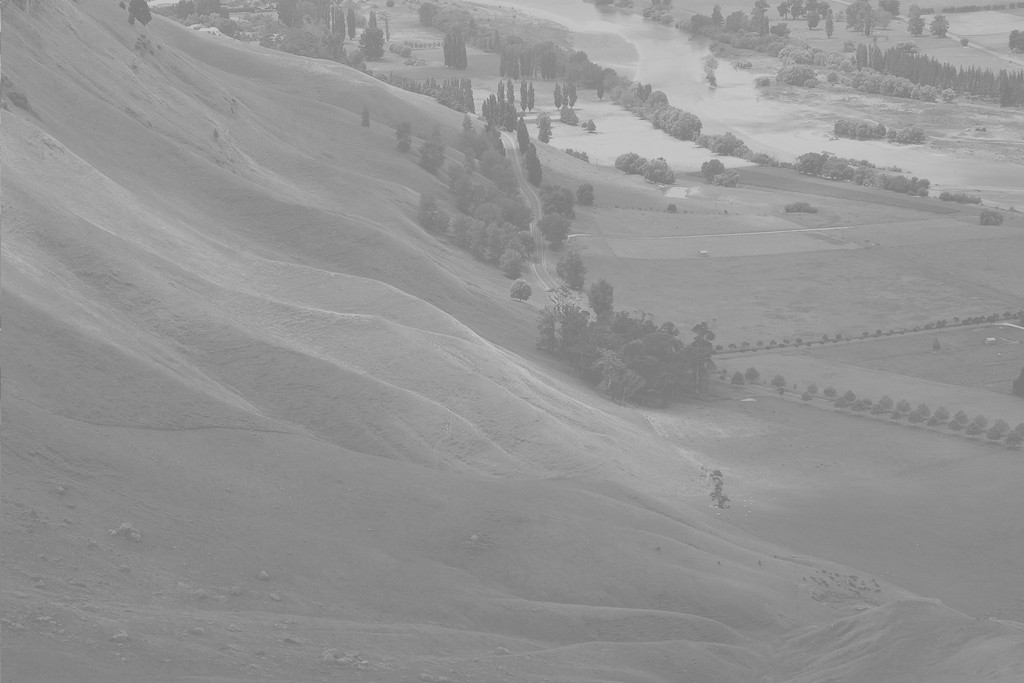
#> input picture _notebooks/Unequalized_Hawkes_Bay_NZ.jpeg, 1024 x 683 px
$ jupyter execute --allow-errors '2021-09-13-(2주차) 9월13일.ipynb'   (shell and % lines are left out)
#> lines starting #> are read from the running program, lines starting #| are printed output that depends on the picture
# (2주차) 9월13일
> 박스플랏, 히스토그램, 히스토그램 평활화

- toc:true
- branch: master
- badges: true
- comments: true
- author: 최규빈

### 강의영상

> youtube: https://youtube.com/playlist?list=PLQqh36zP38-z97P4vJi8g8HXUFADIO5Qw

`-` (1/8): 박스플랏: 전북고예제 (평균은 좋은 측정값인가?)

`-` (2/8): 박스플랏 기본개념

`-` (3/8): plotly

`-` (4/8): 히스토그램

`-` (5/8): 히스토그램 2개 겹쳐서 비교하기

`-` (6/8): **과제1안내**

`-` (7/8): 히스토그램 평활화

`-` (8/8): 히스토그램 평활화, **과제2안내**

### import

[cell 1]
import matplotlib.pyplot as plt
import numpy as np

### boxplot

#### 전북고예제: 평균은 괜찮은 측정값인가?

`-` 전북고등학교에서 통계학을 수업하는 두 선생님이 있다. 편의상 A선생님과 B선생님이라고 하자. A선생님이 강의한 반의 통계학 점수는 79.1점이고, B선생님이 강의한 반의 통계학 점수는 78.3점 이라고 하자.

`-` 의사결정: A선생님에게 배운 학생들의 실력이 평균적으로 좋을 것이다.

[cell 2]
y1=[75,75,76,76,77,77,79,79,79,98] # A선생님에게 통계학을 배운 학생의 점수들
y2=[76,76,77,77,78,78,80,80,80,81] # B선생님에게 통계학을 배운 학생의 점수들

[cell 3]
np.mean(y1), np.mean(y2)

`-` 평균은 A반(=A선생님에게 통계학을 배운 반)이 더 높다. 그런데 98점을 받은 학생때문에 전체평균이 올라간 것이고, 나머지 학생들은 전체적으로 B반 학생들이 점수가 더 높다고 해석할 수 있다.

`-` 단순한 평균비교보다 분포를 비교해보는 것이 중요하다. 분포를 살펴보는 방법 중 유용한 방법이 박스플랏이다.

[cell 4]
plt.boxplot(y1)

- A반의 boxplot
- 뚝 떨어진 하나의 점은 98점
- 붉은 선은 중앙값 (평균이 아니라 중앙값)
- 나머지 점들은 7~80점에 분포되어있다.

[cell 5]
plt.boxplot(y2)

- B반의 boxplot

`-` 아래와 같이 하면 박스플랏을 나란히 그릴 수 있다.

[cell 6]
plt.boxplot([y1,y2])

`-` 미적인 그래프는 아니지만 이정도는 괜찮은것 같다.

#### boxplot이란?

`-` ref: https://github.com/mGalarnyk/Python_Tutorials/blob/master/Statistics/boxplot/box_plot.ipynb

[cell 7]
#collapse
np.random.seed(916170)

# connection path is here: https://stackoverflow.com/questions/6146290/plotting-a-line-over-several-graphs
mu, sigma = 0, 1 # mean and standard deviation
s = np.random.normal(mu, sigma, 1000)

fig, axes = plt.subplots(nrows = 1, ncols = 1, figsize=(10, 5))

# rectangular box plot
bplot = axes.boxplot(s,
                vert=False,
                patch_artist=True,
                showfliers=True, # This would show outliers (the remaining .7% of the data)
                positions = [0],
                boxprops = dict(linestyle='--', linewidth=2, color='Black', facecolor = 'red', alpha = .4),
                medianprops = dict(linestyle='-', linewidth=2, color='Yellow'),
                whiskerprops = dict(linestyle='-', linewidth=2, color='Blue', alpha = .4),
                capprops = dict(linestyle='-', linewidth=2, color='Black'),
                flierprops = dict(marker='o', markerfacecolor='green', markersize=10,
                  linestyle='none', alpha = .4),
                widths = .3,
                zorder = 1)

axes.set_xlim(-4, 4)
plt.xticks(fontsize = 14)

axes.set_yticks([])
axes.annotate(r'',
            xy=(-.73, .205), xycoords='data',
            xytext=(.66, .205), textcoords='data',
            arrowprops=dict(arrowstyle="|-|",
                            connectionstyle="arc3")
            );

axes.text(0, .25, "Interquartile Range \n(IQR)",  horizontalalignment='center', fontsize=18)
axes.text(0, -.21, r"Median", horizontalalignment='center', fontsize=16);
axes.text(2.65, -.15, "\"Maximum\"", horizontalalignment='center', fontsize=18);
axes.text(-2.65, -.15, "\"Minimum\"", horizontalalignment='center', fontsize=18);
axes.text(-.68, -.24, r"Q1", horizontalalignment='center', fontsize=18);
axes.text(-2.65, -.21, r"(Q1 - 1.5*IQR)", horizontalalignment='center', fontsize=16);
axes.text(.6745, -.24, r"Q3", horizontalalignment='center', fontsize=18);
axes.text(.6745, -.30, r"(75th Percentile)", horizontalalignment='center', fontsize=12);
axes.text(-.68, -.30, r"(25th Percentile)", horizontalalignment='center', fontsize=12);
axes.text(2.65, -.21, r"(Q3 + 1.5*IQR)", horizontalalignment='center', fontsize=16);

axes.annotate('Outliers', xy=(2.93,0.015), xytext=(2.52,0.20), fontsize = 18,
            arrowprops={'arrowstyle': '->', 'color': 'black', 'lw': 2},
            va='center');

axes.annotate('Outliers', xy=(-3.01,0.015), xytext=(-3.41,0.20), fontsize = 18,
            arrowprops={'arrowstyle': '->', 'color': 'black', 'lw': 2},
            va='center');

fig.tight_layout()
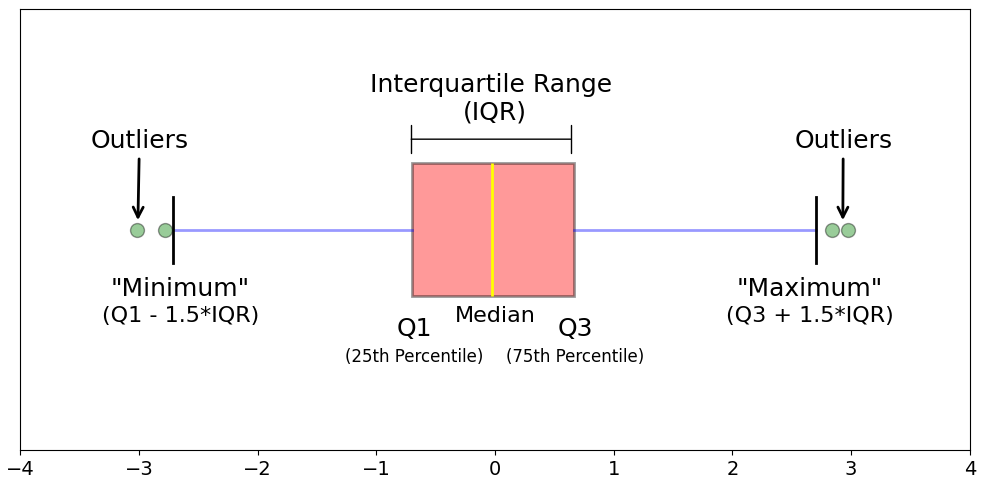
#> figure drawn by matplotlib, 1 panel

### plotly

```
!pip install plotly
!pip install ipywidgets
!pip install jupyter-dash
!pip install dash
!pip install pandas
```

[cell 8]
import plotly.express as px
import pandas as pd
from IPython.display import HTML

[cell 9]
A=pd.DataFrame({'score':y1,'class':['A']*len(y1)})
B=pd.DataFrame({'score':y2,'class':['B']*len(y2)})

[cell 10]
df=pd.concat([A,B],ignore_index=True)

[cell 11]
df

[cell 12]
fig=px.box(data_frame=df, x='class',y='score')
HTML(fig.to_html(include_plotlyjs='cdn',include_mathjax=False))

### histogram

#### 히스토그램이란?

`-` X축이 변수의 구간, Y축은 그 구간에 포함된 빈도를 의미하는 그림

`-` 예를들면 아래와 같음

[cell 13]
plt.hist(np.random.normal(loc=0, scale=1, size=1000000))
#> figure, not shown here; tallest bar 351614 high, from x = -0.984 to 0.034

#### 전북고예제

`-` 중심경향값, 집중경향치 (Measure of central tendency): 분포의 중심성을 나타내기 위한 값, 예시로는 평균, 중앙값.
- https://en.wikipedia.org/wiki/Central_tendency

`-` '평균이 항상 좋은 중심경향값은 아니다.'라는 사실은 이해했음.

`-` 하지만 특수한 상황을 가정하면 평균이 좋은 중심경향값임

[cell 14]
np.random.seed(43052)
y1=np.random.normal(loc=0,scale=1,size=10000) #전북고 A반의 통계학 성적이라 생각하자.
y2=np.random.normal(loc=0.5,scale=1,size=10000) #전북고 B반의 통계학 성적이라 생각하자.

[cell 15]
np.mean(y1), np.mean(y2)

[cell 16]
(np.mean(y2)-np.mean(y1)).round(3)

[cell 17]
plt.boxplot([y1,y2])

- 분포의 모양이 거의 비슷하고, 왼쪽그림을 거의 컨트롤+C,V 오른쪽에 붙인다음 위치조정을 한 느낌
- 이런상황에서는 $B반의 성적 \approx A반의 성적 + 0.51$ 라고 주장해도 큰 무리가 없음.

`-` 정규분포인것은 어떻게 아는가? $\to$ 히스토그램을 그려보아서 종 모양이 나오는지 살펴보자.

[cell 18]
plt.hist(y1,bins=50)
#> figure, not shown here; tallest bar 652 high, from x = -0.253 to -0.0922

[cell 19]
plt.hist(y2,bins=50)
#> figure, not shown here; tallest bar 690 high, from x = 0.395 to 0.554

[cell 20]
plt.hist([y1,y2],bins=200)
#> figure, not shown here; tallest bar 197 high, from x = 0.0832 to 0.1; tallest bar 195 high, from x = 0.525 to 0.542

#### seaborn

[cell 21]
import seaborn as sns

[cell 22]
A=pd.DataFrame({'score':y1,'class':['A']*len(y1)})
B=pd.DataFrame({'score':y2,'class':['B']*len(y2)})
df=pd.concat([A,B],ignore_index=True)

[cell 23]
sns.histplot(df,x='score',hue='class')
#> figure, not shown here; tallest bar 429 high, from x = 0.425 to 0.526; tallest bar 424 high, from x = -0.182 to -0.0806

#### plotnine

[cell 24]
from plotnine import *

#> (a cell that did not finish here is left out)

#### plotly

`-` 인터랙티브 그래프를 위해서 plotly 홈페이지를 방문하여 적당한 코드를 가져온다.

[cell 26]
import plotly.figure_factory as ff
import numpy as np

[cell 27]
hist_data=[y1,y2]
group_labels=['A','B']

fig = ff.create_distplot(hist_data, group_labels,
                         bin_size=.2, show_rug=False)
HTML(fig.to_html(include_plotlyjs='cdn',include_mathjax=False))

### [숙제1](https://ieilms.jbnu.ac.kr/)

(1) 자기학번으로 np.random.seed(202043052)를 만들고

(2) y1, y2 // 10만개의 정규분포를 생성해서 저장
- y1: 평균 0, 표준편차=1
- y2: 평균 1, 표준편차=1

(3) plotly 를 활용하여 히스토그램을 겹쳐서 그려보는것.

### Histogram Equalization, HE

`-` ref: https://en.wikipedia.org/wiki/Histogram_equalization

`-` 히스토그램 평활화: 이미지의 명암대비 개선

```
!pip install opencv-python
```

[cell 28]
import cv2 as cv
import matplotlib.pyplot as plt
import pandas as pd

[cell 29]
img = cv.imread('Unequalized_Hawkes_Bay_NZ.jpeg',0)
#> img is the input picture: shape (683, 1024); min 114, max 208, mean 148

[cell 30]
plt.imshow(img,cmap='gray',vmin=0,vmax=255)
plt.colorbar()
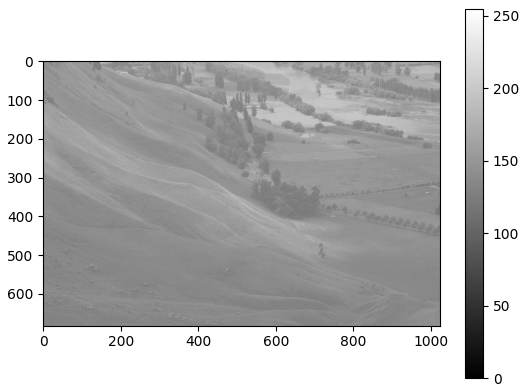
#> figure drawn by matplotlib, 2 panels

`-` 이미지자료는 사실 0~255 사이의 어떠한 숫자들이 포함된 매트릭스일 뿐이다.

[cell 31]
img

- 확인: 이미지가 있다고 믿었던 img는 그냥 넘파이 매트릭스
- 위의 매트릭스에 있는 숫자들을 색깔로 표현하여 값이 클수록 하얗게, 값이 작을수록 검게 그린다. 극단적으로 0은 검은색, 255는 흰색이다.

`-` 이미지가 넘파이 매트릭스일 뿐이라는 것을 판다스를 활용하면 더 잘 시각화하여 이해할 수 있다.

[cell 32]
plt.imshow(img[200:300,400:500],cmap='gray',vmin=0,vmax=255)
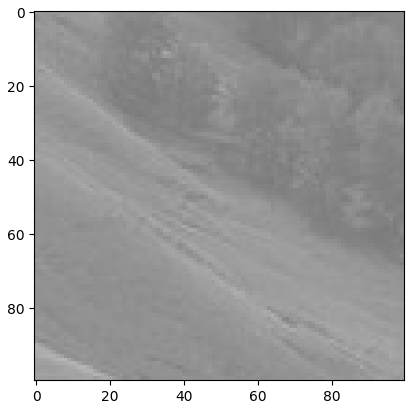
#> figure drawn by matplotlib, 1 panel

[cell 33]
df=pd.DataFrame(img)
#> df = table of 683 rows and 1024 columns
#> (the rest of this cell did not finish here and is left out)

`-` 결국 이 이미지는 683 $\times$ 1024 개의 숫자의 모임

`-` 이 이미지를 벡터로 만든다음 히스토그램을 그려보자.

[cell 34]
img.flatten().shape
#> Out = (699392,)

[cell 35]
fig1=plt.hist(img.flatten(),256,[0,256])
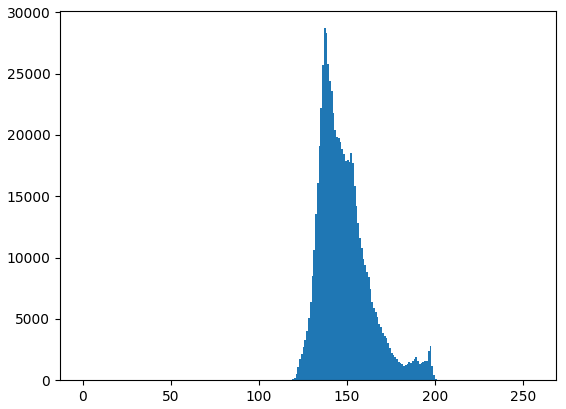
#> figure drawn by matplotlib, 1 panel; tallest bar 28701 high, from x = 137 to 138

`-` 히스토그램을 그려보니 120~200 사이에 너무 값들이 모여있음

`-` 원래 0~255까지의 색을 표현할 수 있는데 컴퓨터가 표현가능한 색상보다 적은 조합만을 사용하고 있음.

`-` 아이디어: 좀 더 많은 색상을 표현할 수 없을까? $\to$ 위의 히스토그램은 좀 평평하게 만들면 되지 않을까?

[cell 36]
img2=cv.equalizeHist(img)
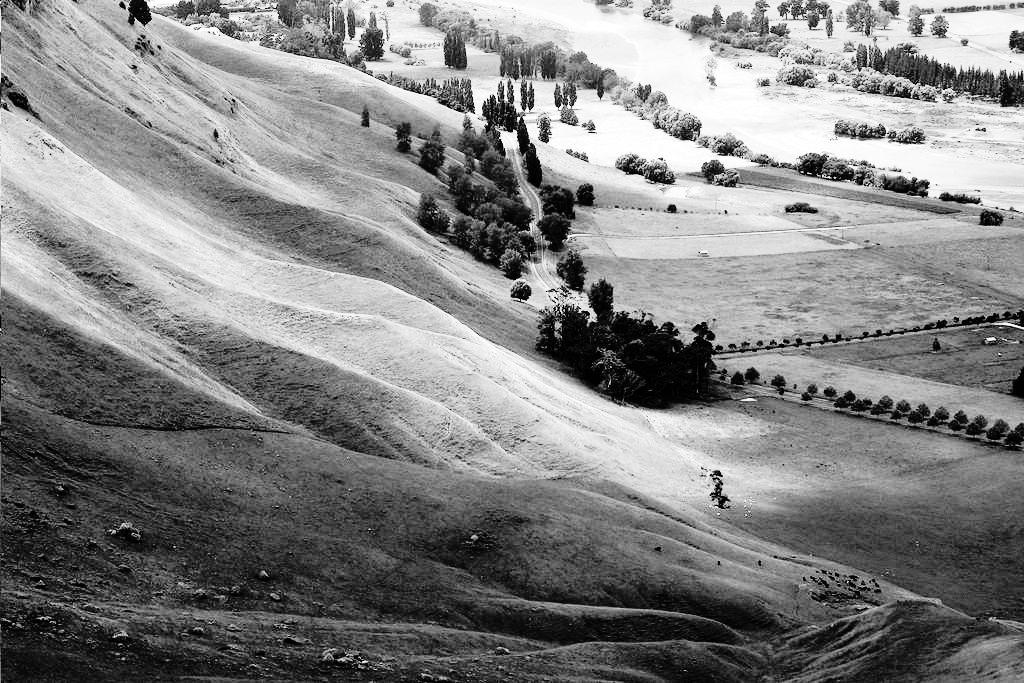
#> img2: shape (683, 1024); min 0, max 255, mean 130.5

[cell 37]
fig2_1=plt.hist(img2.flatten(),256,[0,256])
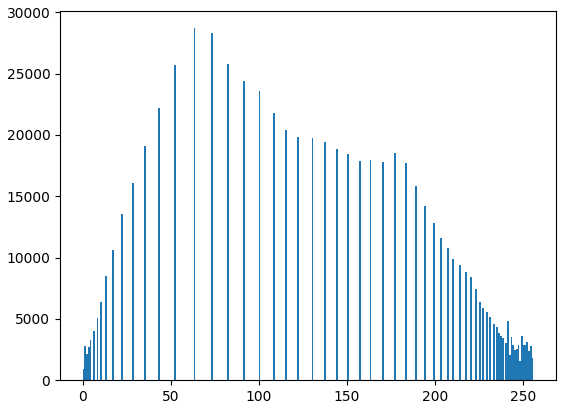
#> figure drawn by matplotlib, 1 panel; tallest bar 28701 high, from x = 63 to 64

[cell 38]
fig2_2=plt.hist(img2.flatten(),10,[0,256])
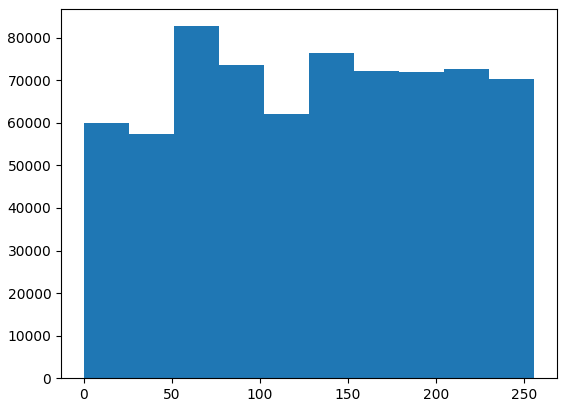
#> figure drawn by matplotlib, 1 panel; tallest bar 82721 high, from x = 51.2 to 76.8

[cell 39]
plt.imshow(img2,cmap='gray',vmin=0,vmax=255)
plt.colorbar()
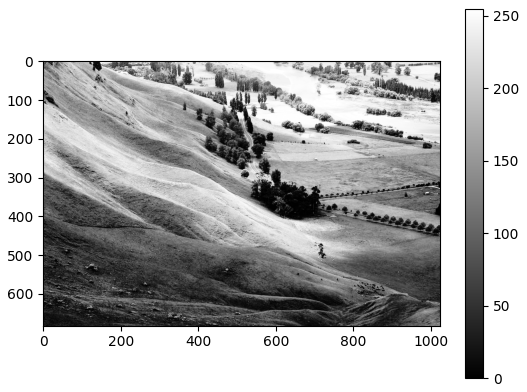
#> figure drawn by matplotlib, 2 panels

`-` 변환전과 변환후를 나란히 보게 되면?

[cell 40]
import numpy as np

[cell 41]
_img=np.hstack((img,img2))

[cell 42]
plt.imshow(_img,cmap='gray')
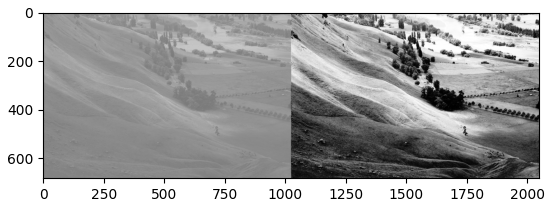
#> figure drawn by matplotlib, 1 panel

### [숙제2](https://ieilms.jbnu.ac.kr/)

`-` 아래 이미지를 HE(histogram equalization)로 보정하고 스샷제출
- ref: https://ukdevguy.com/histogram-equalization-in-python/

[cell 43]
hw_img=cv.imread('hw_img.png',0)
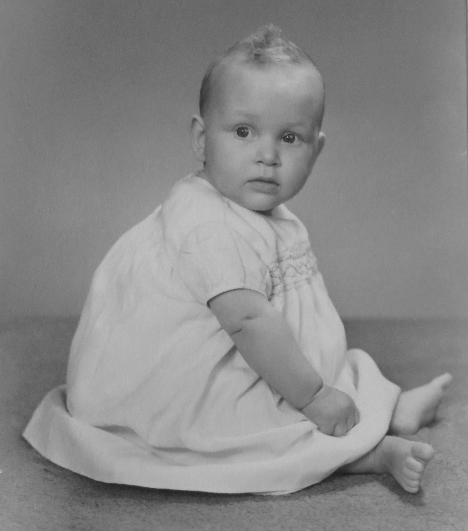
#> input picture _notebooks/hw_img.png, 468 x 531 px
#> hw_img is the input picture: shape (531, 468); min 28, max 198, mean 136.9
plt.imshow(hw_img,cmap='gray')
